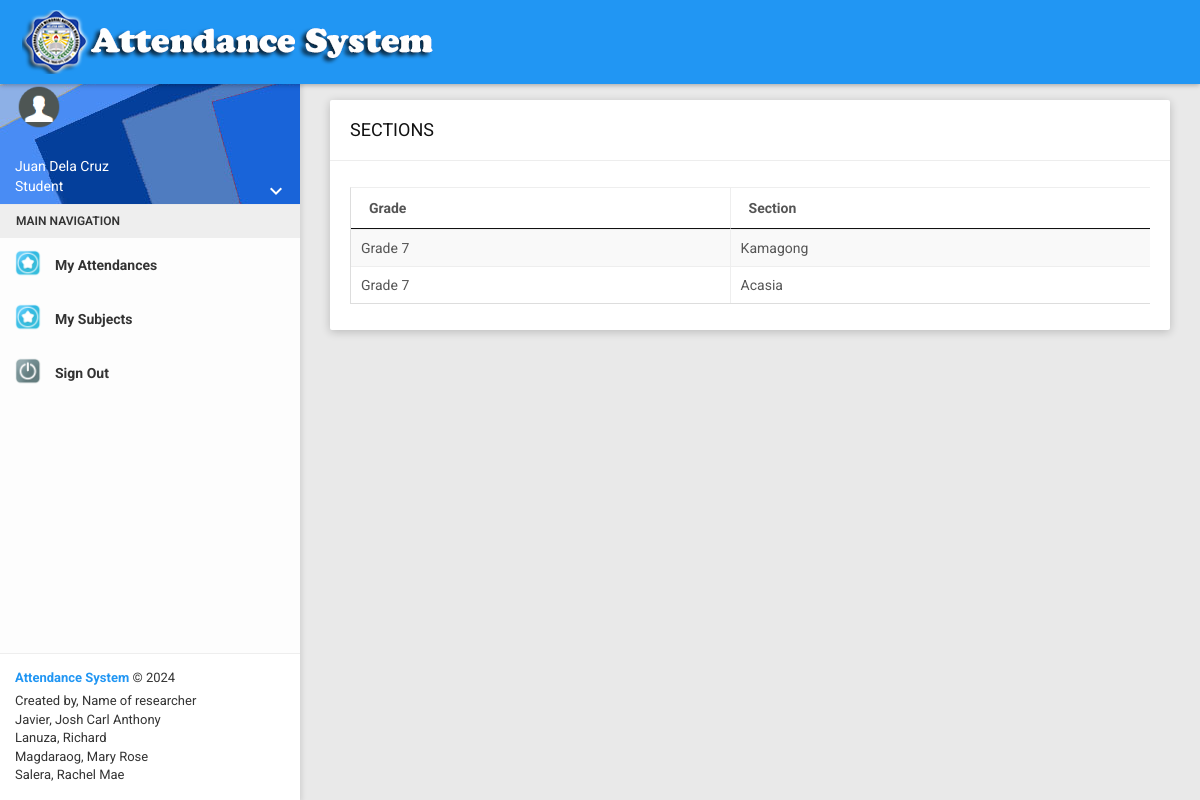
Screenshot of /main/section.php (signed in) with the database file from the repository.
### tables this page shows
CREATE TABLE `tbl_class` (
  `id` int(11) NOT NULL,
  `facId` int(11) NOT NULL,
  `grade` varchar(50) NOT NULL,
  `section` text NOT NULL,
  `subject` varchar(255) NOT NULL DEFAULT 'Science',
  `start` text NOT NULL,
  `end` text NOT NULL,
  `status` enum('Active','Inactive') NOT NULL DEFAULT 'Active',
  `classyr` varchar(25) NOT NULL
);

### config.php (called while the page is built, shortened)
<?php
function db_connect()
{
  $hostname="localhost";
  $username="root";
  $password="";
  $dbname="webfaceattendancedb";
    $db = new PDO("mysql:host=$hostname;dbname=$dbname", $username, $password);
    $db->setAttribute(PDO::ATTR_ERRMODE, PDO::ERRMODE_EXCEPTION);
    return $db;
}
function my_query($qry)
{
    $db = db_connect();
    $query = $qry;
    $value = $db->query($query);
    return $value;
}
(isset($_SESSION['role']) ? $user_role=$_SESSION['role'] :  '');
?>

### main/section.php (the view, shortened to what this page needs)
<?php include_once('layout/head.php'); ?>
    <section class="content">
        <div class="container-fluid">
            <div class="row clearfix">
                <div class="col-lg-12 col-md-12 col-sm-12 col-xs-12">
                    <div class="card">
                        <div class="header">
                            <h2>
                                <?=strtoupper('Sections');?>
                            </h2>
                        </div>
                        <div class="body">
                            <div class="table-responsive">
                            <?php if($user_role=='Admin'){ ?>
                                <table class="table table-bordered table-striped table-hover js-basic-example dataTable">
                                    <thead>
                                    <tr>
                                        <th>Section</th>
                                        <th>  Grade</th>
                                        <th>Action</th>
                                    </tr>
                                    </thead>
                                    <tbody>
                                    <?php
                                    $result = my_query("SELECT *  FROM tbl_settings_constants WHERE category='Section' ORDER BY id DESC  ");
                                    for ($i = 1; $row = $result->fetch(); $i++) {
                                        $id = $row['id']; ?>
                                        <tr>
                                            <td><?= $row['value']; ?></td>
                                            <td><?= $row['sub_value']; ?></td>
                                            <td>
                                                <a title="Edit" class="btn right btn-warning waves-effect waves-light yellow darken-4 col s12"
                                                   data-toggle="modal" data-target="#edit<?= $id; ?>">
                                                    <i class="material-icons">mode_edit</i>
                                                </a>
                                                <a title="Delete" class="btn right btn-danger waves-effect waves-light yellow darken-4 col s12"
                                                   data-toggle="modal" data-target="#delete<?= $id; ?>">
                                                    <i class="material-icons">delete_forever</i>
                                                </a>
                                            </td>
                                        </tr>
                                    <?php } ?>
                                    </tbody>
                                </table>
<?php }else{ ?>
                                <table class="table table-bordered table-striped table-hover js-basic-example dataTable">
                                    <thead>
                                    <tr>
                                        <th>  Grade</th>
                                        <th>Section</th>
                                    </tr>
                                    </thead>
                                    <tbody>
                                    <?php
                                    $result = my_query("SELECT *  FROM  tbl_class WHERE facId='$user_id'  ");
                                    for ($i = 1; $row = $result->fetch(); $i++) {
                                        $id = $row['id']; ?>
                                        <tr>
                                            <td><?= $row['grade']; ?></td>
                                            <td><?= $row['section']; ?></td>
                                        </tr>
                                    <?php } ?>
                                    </tbody>
                                </table>
                                <?php }?>
                            </div>
                        </div>
                    </div>
                </div>
            </div>
        </div>
    </section>
<?php include_once('layout/footer.php'); ?>

### rows the page displays
tbl_class: grade "Grade 7", section "Kamagong"
tbl_class: grade "Grade 7", section "Acasia"

### other values shown
$_SESSION['name'] "Juan Dela Cruz"
$user_role "Student"
$attendancesLabel "My Attendances"
$subjectsLabel "My Subjects"
$system_title "Attendance System"
